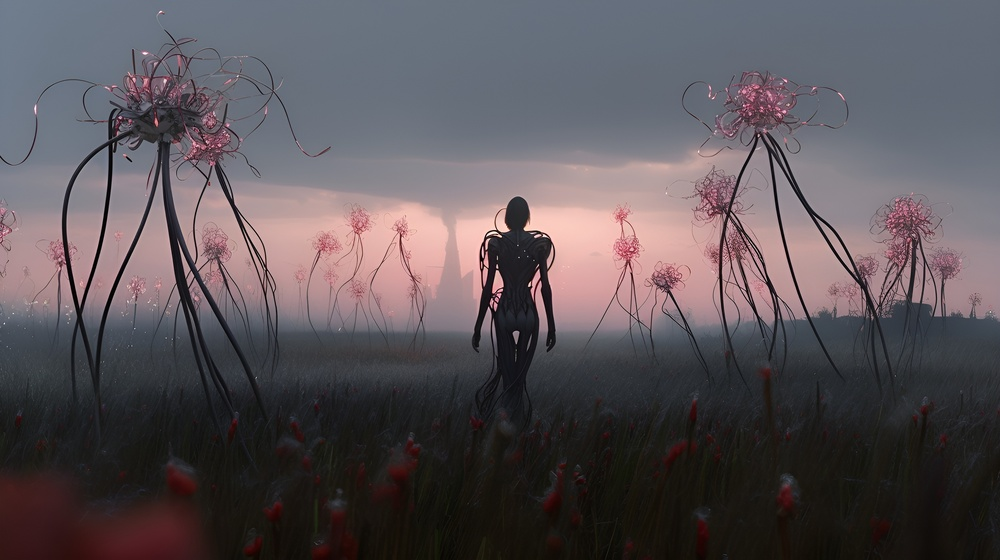
#> input picture image.jpg, 1000 x 560 px, shrunk from 2912 x 1632 before the run
$ python -i conversion.py   (imports and definitions only)
#> lines starting #> are read from the running program, lines starting #| are printed output that depends on the picture
#> further down, picture is the input picture: shape (560, 1000, 3); mean B, G, R 88.7, 84.2, 91.3
from fastapi import FastAPI, File, UploadFile
from fastapi.responses import JSONResponse
import cv2 as cv
import numpy as np
import io
from PIL import Image

# [1 line not run here, left out]

def convert_to_pencil_sketch(image):
    """Applies a pencil sketch effect using the Dodge Blend Technique."""

    # Convert image to grayscale
    gray_image = cv.cvtColor(image, cv.COLOR_BGR2GRAY)
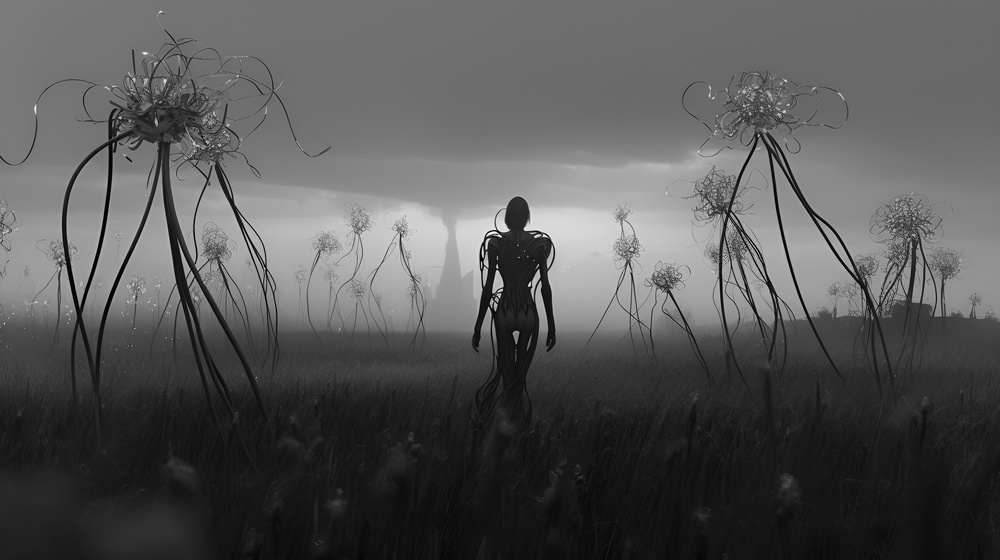
#> gray_image: shape (560, 1000); min 0, max 251, mean 86.8

    # Invert the grayscale image
    invert_image = cv.bitwise_not(gray_image)
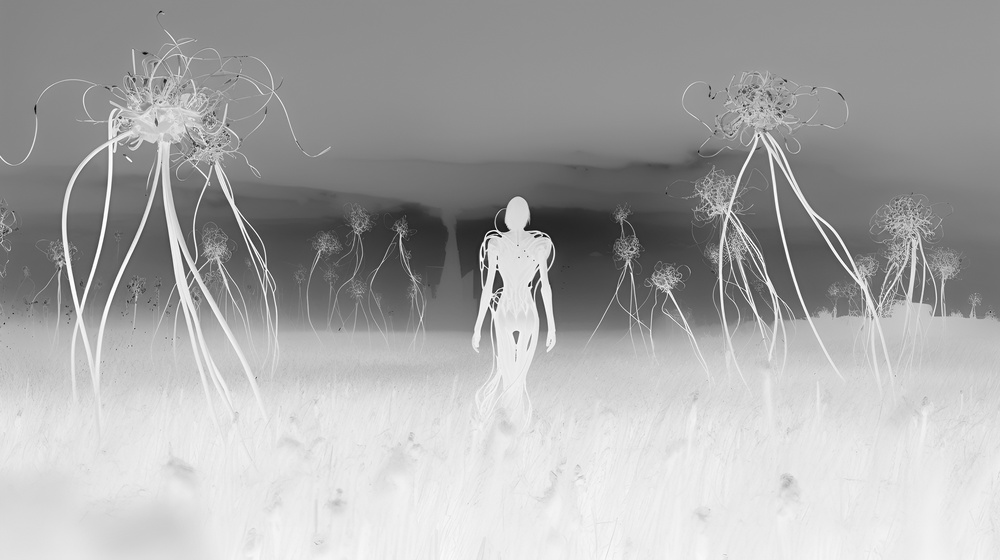
#> invert_image: shape (560, 1000); min 4, max 255, mean 168.2

    # Apply Gaussian blur to the inverted image
    blur_image = cv.GaussianBlur(invert_image, (21, 21), 0)
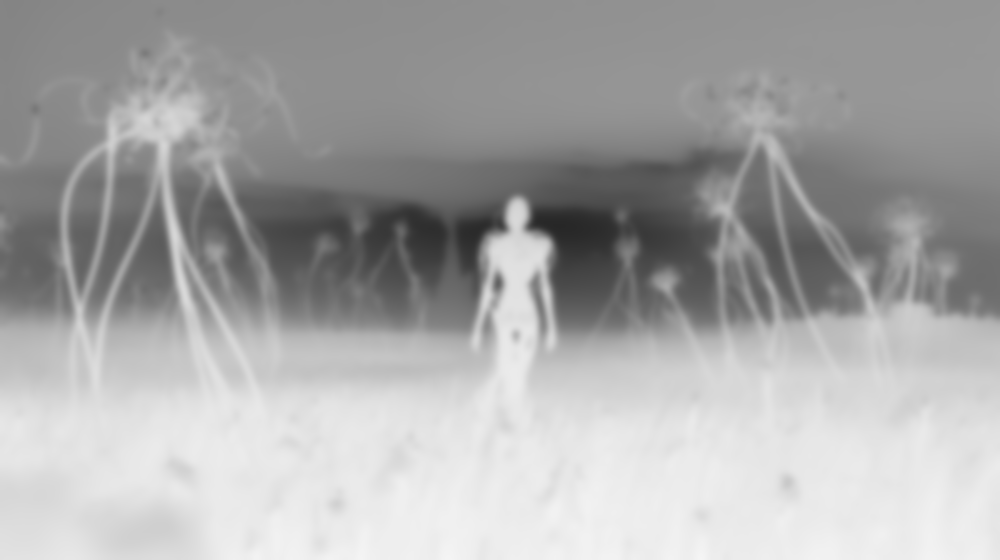
#> blur_image: shape (560, 1000); min 39, max 245, mean 168.2

    # Invert the blurred image
    invert_blur = cv.bitwise_not(blur_image)
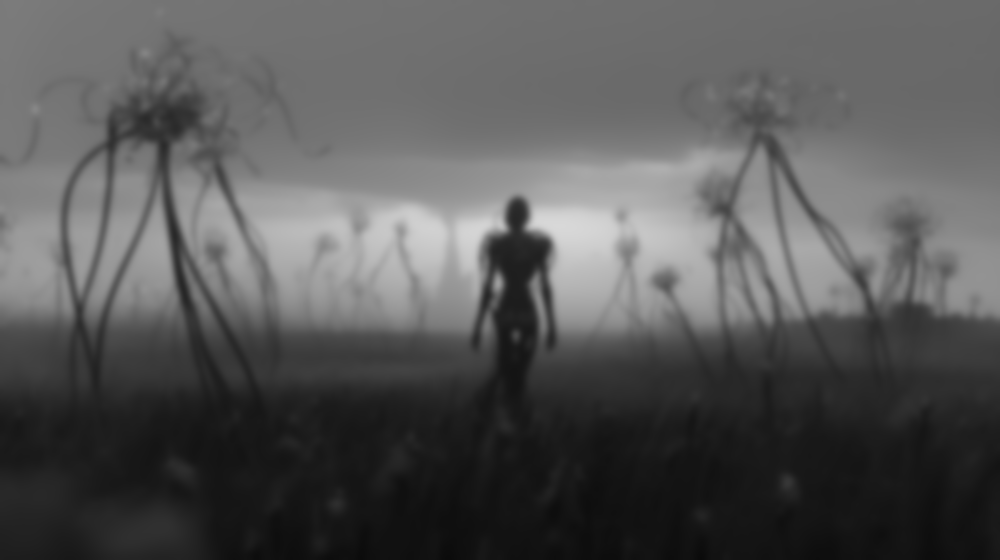
#> invert_blur: shape (560, 1000); min 10, max 216, mean 86.8

    # Blend the grayscale image with the inverted blurred image
    sketch = cv.divide(gray_image, invert_blur, scale=256.0)
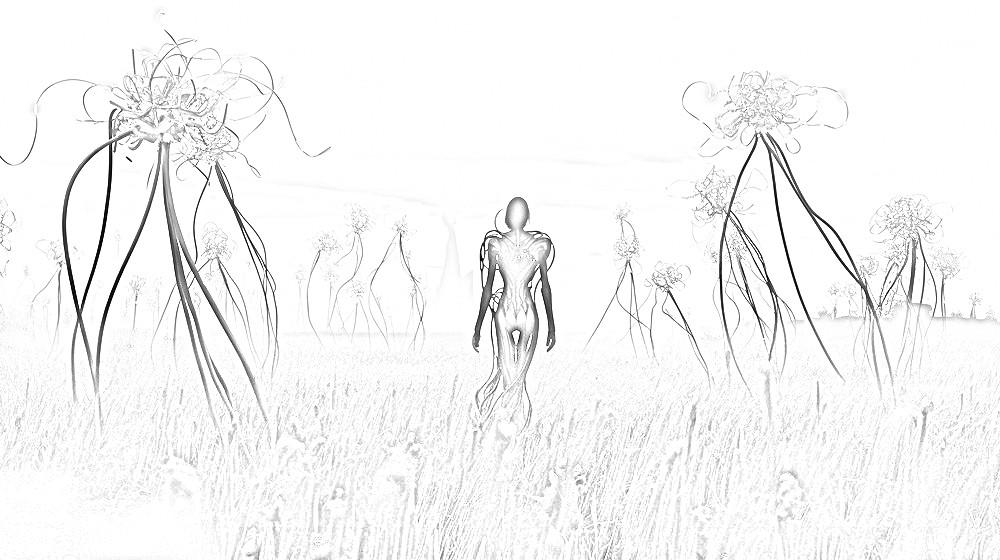
#> sketch: shape (560, 1000); min 0, max 255, mean 245.3

    return sketch

# [3 lines that did not run here, left out]

# [20 lines not run here, left out]

>>> import cv2
>>> picture = cv2.imread('../image.jpg')
>>> result = convert_to_pencil_sketch(picture)
